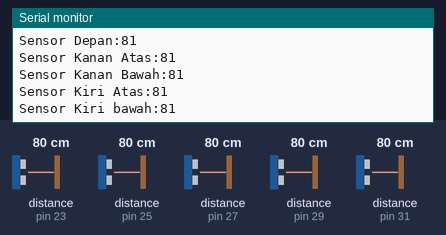
The sketch below on a simulated Arduino Uno, built with avr-gcc and run on an emulated ATmega328P. On the bench: the last lines printed to the serial monitor. Inputs (shaded band) come from the test bench; at power-on: distance to the obstacle (sensors on pin 23, pin 25, pin 27, pin 29, pin 31) 80 cm. The echo pulse lasts 58.3 µs per cm.

Above: at 1.2 s.
1.3 s: distance to the obstacle (sensor on pin 23) set to 2 cm
At 1.9 s:
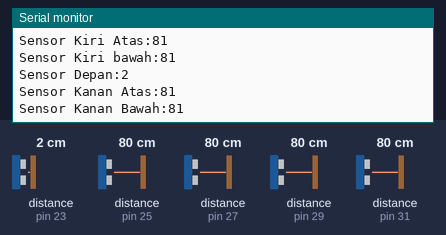
4.3 s: distance to the obstacle (sensor on pin 25) set to 2 cm
At 5.4 s:
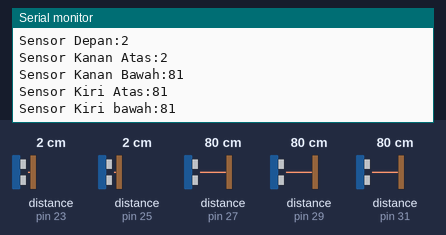
7.3 s: distance to the obstacle (sensor on pin 27) set to 2 cm
At 7.9 s:
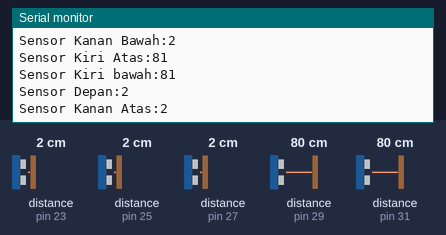
10.3 s: distance to the obstacle (sensor on pin 29) set to 2 cm
At 11.2 s:
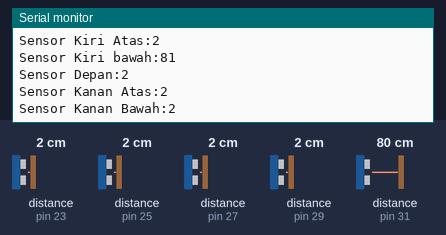
13.3 s: distance to the obstacle (sensor on pin 31) set to 2 cm
At 14.0 s:
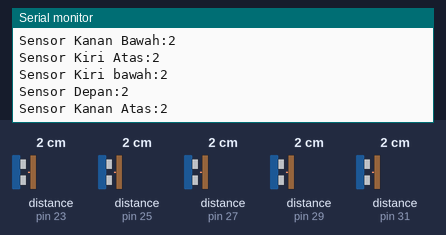
16.3 s: distance to the obstacle (sensor on pin 23) set to 18 cm
At 17.4 s:
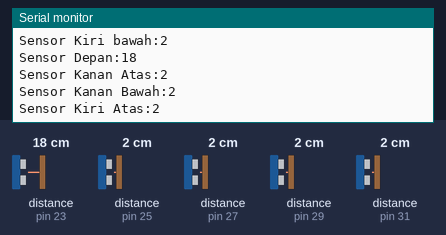
Timing chart, 0 to 19.3 s (numbered marks = the images above; inputs shaded):
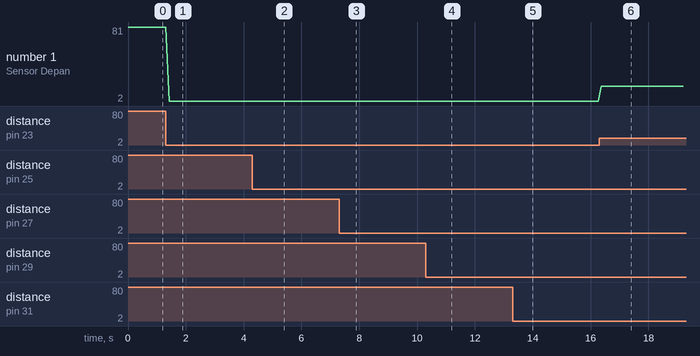

The sketch:

Check_sensor_ultrasonic.ino
```cpp
#include <NewPing.h>

#define MAX_DISTANCE 200

/* SRF05 */
const int TRIG_SENSOR1 = 22; // DEPAN
const int ECHO_SENSOR1 = 23;

const int TRIG_SENSOR2 = 24; // KANAN ATAS
const int ECHO_SENSOR2 = 25;

const int TRIG_SENSOR3 = 26; // KANAN BAWAH
const int ECHO_SENSOR3 = 27;

const int TRIG_SENSOR4 = 28; // KIRI ATAS
const int ECHO_SENSOR4 = 29;

const int TRIG_SENSOR5 = 30; // KIRI BAWAH
const int ECHO_SENSOR5 = 31;

// Define Sensor
NewPing US1(TRIG_SENSOR1, ECHO_SENSOR1, MAX_DISTANCE);
NewPing US2(TRIG_SENSOR2, ECHO_SENSOR2, MAX_DISTANCE);
NewPing US3(TRIG_SENSOR3, ECHO_SENSOR3, MAX_DISTANCE);
NewPing US4(TRIG_SENSOR4, ECHO_SENSOR4, MAX_DISTANCE);
NewPing US5(TRIG_SENSOR5, ECHO_SENSOR5, MAX_DISTANCE);

void setup()
{
    Serial.begin(9600);
};

void loop()
{
    Serial.print("Sensor Depan:");
    Serial.println(US1.ping_cm());

    Serial.print("Sensor Kanan Atas:");
    Serial.println(US2.ping_cm());

    Serial.print("Sensor Kanan Bawah:");
    Serial.println(US3.ping_cm());

    Serial.print("Sensor Kiri Atas:");
    Serial.println(US4.ping_cm());

    Serial.print("Sensor Kiri bawah:");
    Serial.println(US5.ping_cm());
};
```

Measured:
- after the input at 1.3 s, the serial monitor: prints a new line after 0.12 s (image 1)
- after the input at 4.3 s, the serial monitor: prints a new line after 0.06 s (image 2)
- after the input at 7.3 s, the serial monitor: prints a new line after 0.08 s (image 3)
- after the input at 10.3 s, the serial monitor: prints a new line after 0.07 s (image 4)
- after the input at 13.3 s, the serial monitor: prints a new line after 0.14 s (image 5)
- after the input at 16.3 s, the serial monitor: prints a new line after 0.07 s (image 6)
- plotted number 1: 81 → 2 after the input at 1.3 s, 2 → 18 after the input at 16.3 s
